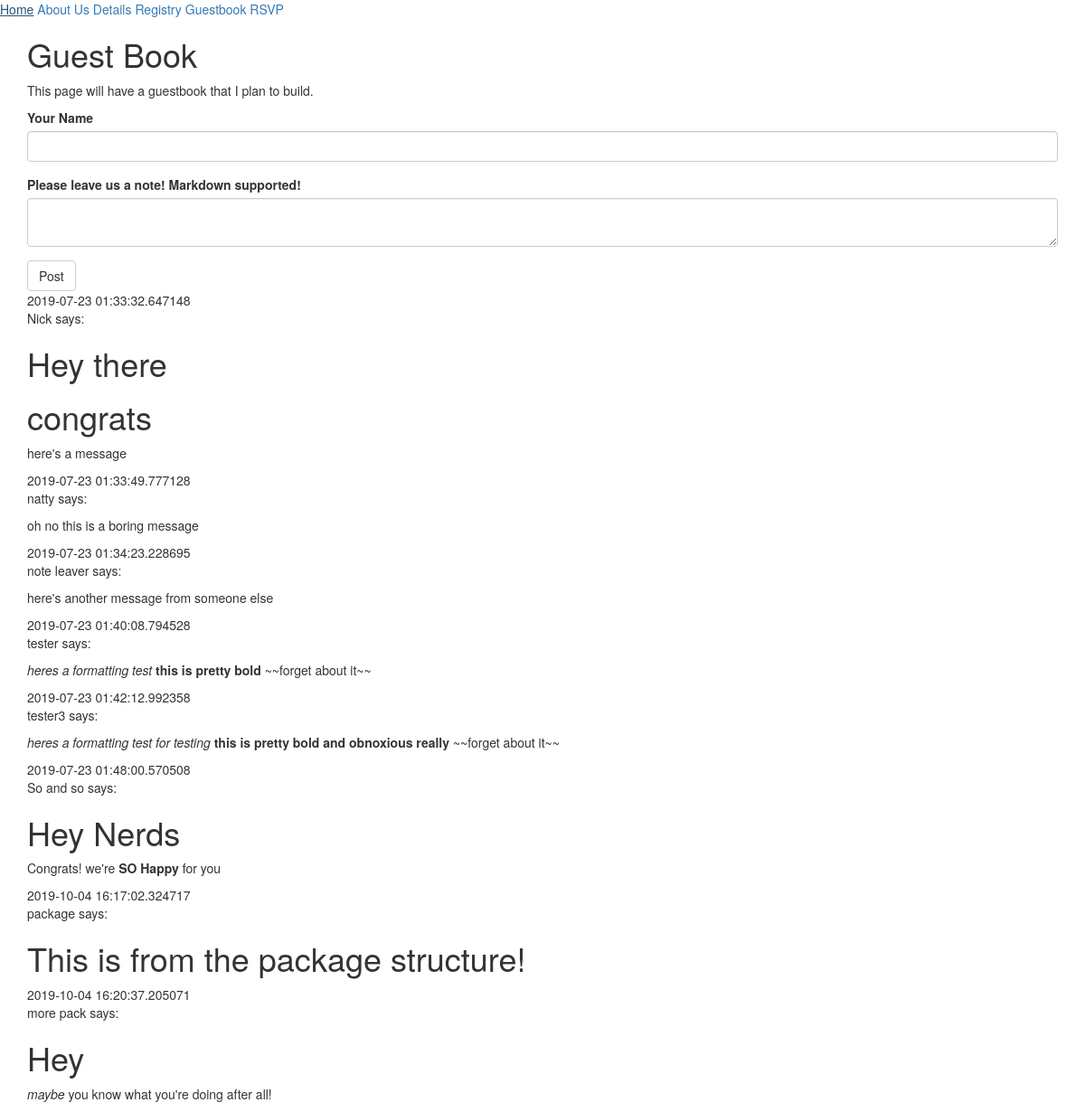
The page /guest-book on the database as committed earlier.
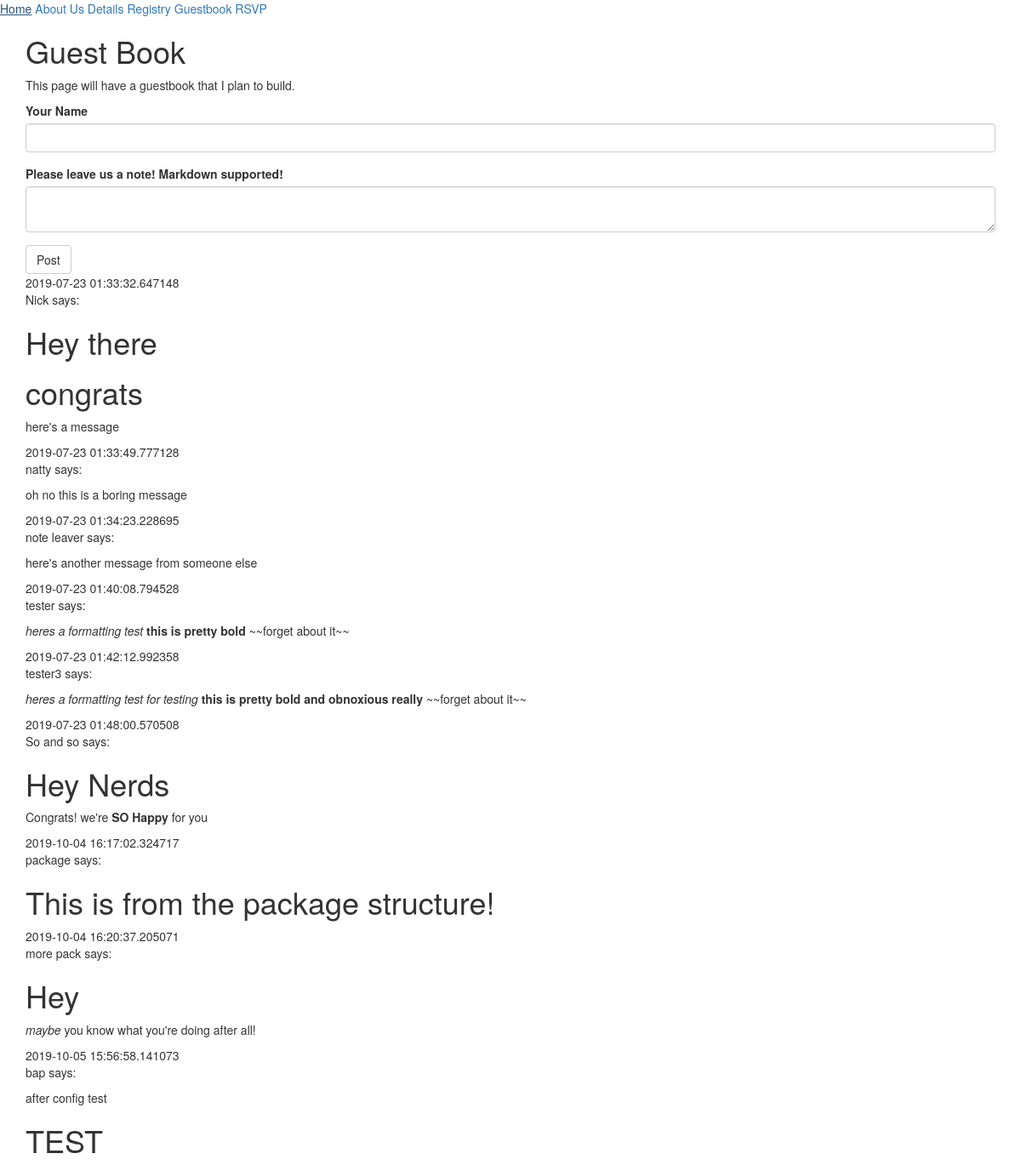
The same page on the database as committed later.
### boatparty/models.py (models this page shows, shortened)
class GuestBookPost(db.Model):
    id = db.Column(db.Integer, primary_key=True)
    posted_at = db.Column(db.DateTime, nullable=False, default=datetime.utcnow)
    name = db.Column(db.String(80), unique=True, nullable=False)
    post_md = db.Column(db.Text, unique=True, nullable=False)
    post_html = db.Column(db.Text, unique=True, nullable=False)

### boatparty/routes.py (the view, shortened to what this page needs)
@app.route('/guest-book', methods=['GET', 'POST'])
def guest_book():
    form = GuestBookForm()
    title = 'Guest Book'
    posts = GuestBookPost.query.all()
    return render_template('guest_book.html', title=title, form=form, posts=posts)

### boatparty/forms.py
class GuestBookForm(FlaskForm):
    name = StringField('Your Name', validators=[DataRequired()])
    pagedown = PageDownField('Please leave us a note!\n Markdown supported!')
    submit = SubmitField('Post')

### boatparty/templates/guest_book.html (shortened to what this page needs)
{% extends 'base.html' %}
{% block head %}
{{ super() }}
{% endblock %}
{% import 'bootstrap/wtf.html' as wtf %}
{% block app_content %}
<h1>Guest Book</h1>
<p>This page will have a guestbook that I plan to build.</p>
<form method="POST">
    {{wtf.quick_form(form)}}
</form>
<div>
    {% for post in posts %}
    {{ post.posted_at }}
    <p>{{ post.name }} says:</p>
    {{ post.post_html | safe }}
    {% endfor %}
</div>
{% endblock %}

### boatparty/templates/base.html (shortened to what this page needs)
{% extends "bootstrap/base.html" %}
{% block navbar %}
<nav>
    <a href="{{ url_for('index') }}">Home</a>
    <a href="{{ url_for('about') }}">About Us</a>
    <a href="{{ url_for('details') }}">Details</a>
    <a href="{{ url_for('registry') }}">Registry</a>
    <a href="{{ url_for('guest_book') }}">Guestbook</a>
    <a href="{{ url_for('rsvp') }}">RSVP</a>
</nav>
{% endblock %}
{% block content %}
<div class="container">
    {% block app_content %}{% endblock %}
</div>
{% endblock %}

Rows that differ between the two databases and show on the page:
added GuestBookPost: posted_at "2019-10-05 15:56:58.141073", name "bap", post_html "after config test TEST"
